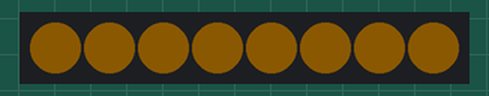
This program was run on a simulated ESP32. Shown: 8 RGB LEDs in strip order, left to right. Dim RGB values are drawn brighter than linear.

Above: at 1.89 s.
At 4.32 s:
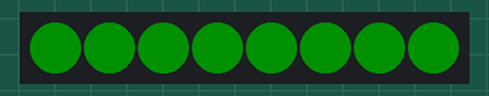
At 5.89 s:
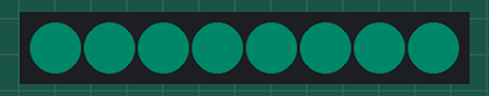
At 7.15 s:
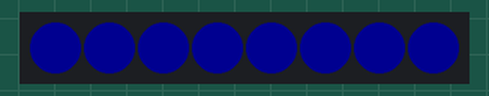
At 9.44 s:
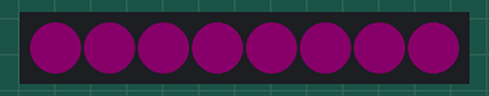
At 11.32 s:
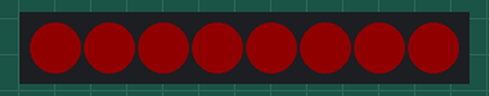
Timing chart, 0 to 40.0 s (numbered marks = the images above):
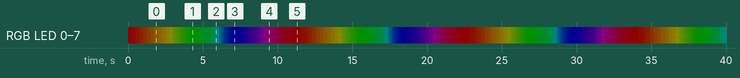

The program:

main.cpp
```cpp
#include <Arduino.h>
#include <FastLED.h>

#define CLOCK_PIN 25
#define DATA_PIN 26

#define LED_LENGTH 8
#define DELAY 42
#define DELTA_HSV_SHIFT 1

CRGB leds[LED_LENGTH];

void setup()
{
  FastLED.addLeds<APA102, DATA_PIN, CLOCK_PIN, BGR>(leds, LED_LENGTH);
  FastLED.setBrightness(0x10);
}

void update_color()
{
  static uint8_t hue = 0;

  hue += DELTA_HSV_SHIFT;
  if (hue > 360)
  {
    hue = hue % 360;
  }

  fill_solid(leds, LED_LENGTH, CHSV(hue, 0xFF, 0xFF));
  FastLED.show();
}

void loop()
{
  static bool do_update;
  static uint32_t last_updated;

  if (do_update)
  {
    update_color();

    last_updated = millis();
    do_update = false;
  }

  if (millis() - last_updated > DELAY)
  {
    do_update = true;
  }
}
```

Measured:
- by itself, everything shown: repeats every 11.3 s, in 63 steps
